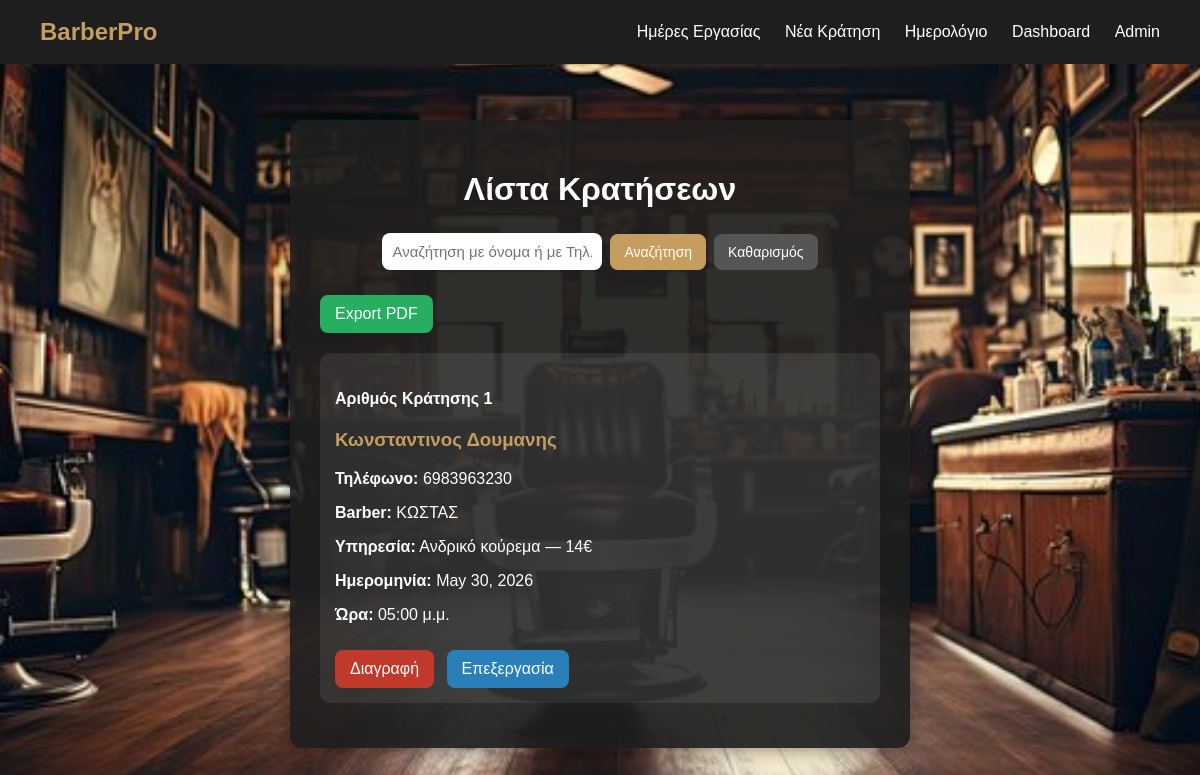
The page /appointments/ (signed in) on the database its author committed.
### appointments/models.py (models this page shows, shortened)
class Appointment(models.Model):
    customer_name = models.CharField("Ονοματεπώνυμο", max_length=100)
    phone = models.CharField("Τηλέφωνο", max_length=20)
    service = models.CharField("Υπηρεσία", max_length=100)
    date = models.DateField("Ημερομηνία")
    time = models.CharField("Ώρα", max_length=20)
    created_at = models.DateTimeField("Ημερομηνία καταχώρησης", auto_now_add=True)
    barber = models.ForeignKey(Barber,on_delete=models.CASCADE,null=True)

class Barber(models.Model):
    name = models.CharField(max_length=100)
    def __str__(self):
        return self.name

### appointments/views.py (the view)
# urls.py: path('appointments/', views.appointment_list, name='appointment_list'),
@login_required
def appointment_list(request):
    search_query = request.GET.get('search')
    date_filter = request.GET.get('date')
    appointments = Appointment.objects.all().order_by('date', 'time')
    if search_query:
        appointments = appointments.filter(
            customer_name__icontains=search_query
        ) | appointments.filter(
            phone__icontains=search_query
        )
    if date_filter:
        appointments = appointments.filter(date=date_filter)
    return render(
        request,
        'appointments/appointment_list.html',
        {
            'appointments': appointments,
            'search_query': search_query,
            'date_filter': date_filter
        }
    )

### appointments/templates/appointments/appointment_list.html (shortened to what this page needs)
{% load static %}
<!DOCTYPE html>
<html lang="el">
<head>
    <link rel="stylesheet" href="{% static 'appointments/style.css' %}">
</head>
<body>
<nav class="navbar">
    <div class="logo">BarberPro</div>
    <div class="nav-links">
        <a href="/working-days">Ημέρες Εργασίας</a>
        <a href="/">Νέα Κράτηση</a>
        <a href="/calendar">Ημερολόγιο</a>
        <a href="/dashboard">Dashboard</a>
        <a href="/admin">Admin</a>
    </div>
</nav>
<div class="container list-container">
    <h1>Λίστα Κρατήσεων</h1>
    <form method="GET" class="filter-form">
    <input
        type="text"
        name="search"
        placeholder="Αναζήτηση με όνομα ή με Τηλ."
        value="{{ search_query|default:'' }}"
    >
    <button type="submit">
        Αναζήτηση
    </button>
    <a href="/appointments" class="clear-btn">
        Καθαρισμός
    </a>
</form>
<a href="/export-pdf/" class="pdf-btn">
    Export PDF
</a>
    {% for appointment in appointments %}
        <div class="appointment-card">
            <h4>Αριθμός Κράτησης {{ forloop.counter }}</h4>
            <h3>{{ appointment.customer_name }}</h3>
            <p><strong>Τηλέφωνο:</strong> {{ appointment.phone }}</p>
            <p><strong>Barber:</strong> {{ appointment.barber }}</p>
            <p><strong>Υπηρεσία:</strong> {{ appointment.service }}</p>
            <p><strong>Ημερομηνία:</strong> {{ appointment.date }}</p>
            <p><strong>Ώρα:</strong> {{ appointment.time }}</p>
            <a href="{% url 'delete_appointment' appointment.id %}"
   class="delete-btn">
    Διαγραφή
</a>
<a href="{% url 'edit_appointment' appointment.id %}" class="edit-btn">
    Επεξεργασία
</a>
        </div>
    {% empty %}
        <p>Δεν υπάρχουν κρατήσεις.</p>
    {% endfor %}
</div>
</body>
</html>

### appointments/static/appointments/style.css (style rules this page uses)
.navbar { position: fixed; top: 0; left: 0; width: 100%; background: #1e1e1e; padding: 18px 40px; display: flex; justify-content: space-between; align-items: center; box-sizing: border-box; z-index: 10; }
.logo { color: #c59d5f; font-size: 24px; font-weight: bold; }
.nav-links a { color: white; text-decoration: none; margin-left: 20px; font-size: 16px; }
body { font-family: Arial, sans-serif; margin: 0; color: white; background-image: url('/static/appointments/images/barber-bg.jpg'); background-size: cover; background-position: center; background-repeat: no-repeat; background-attachment: fixed; }
.container { background-color: rgba(30, 30, 30, 0.92); padding: 30px; border-radius: 12px; width: 400px; box-shadow: 0 0 20px rgba(0,0,0,0.5); margin: 120px auto; }
.list-container { width: 560px; }
h1 { text-align: center; margin-bottom: 25px; }
input, select { padding: 10px; border-radius: 8px; border: none; margin-top: 5px; font-size: 15px; }
button { width: 100%; padding: 12px; background-color: #c59d5f; color: white; border: none; border-radius: 8px; font-size: 16px; cursor: pointer; transition: 0.3s; }
.appointment-card { background-color: rgba(255,255,255,0.08); padding: 15px; border-radius: 10px; margin-bottom: 15px; }
.appointment-card h3 { margin-top: 0; color: #c59d5f; }
.delete-btn { display: inline-block; margin-top: 10px; padding: 10px 15px; background-color: #c0392b; color: white; text-decoration: none; border-radius: 8px; transition: 0.3s; }
.edit-btn { display: inline-block; margin-top: 10px; margin-left: 8px; padding: 10px 15px; background-color: #2980b9; color: white; text-decoration: none; border-radius: 8px; transition: 0.3s; }
.filter-form { display: flex; justify-content: center; align-items: center; gap: 8px; margin-bottom: 25px; flex-wrap: nowrap; }
.filter-form input[type="text"] { width: 200px; max-width: 200px; flex: 0 0 200px; margin-top: 0; }
.filter-form button { width: auto; padding: 10px 14px; font-size: 14px; margin-top: 0; }
.clear-btn { padding: 10px 14px; background-color: #555; color: white; text-decoration: none; border-radius: 8px; font-size: 14px; white-space: nowrap; }
.pdf-btn { display: inline-block; margin-bottom: 20px; padding: 10px 15px; background-color: #27ae60; color: white; text-decoration: none; border-radius: 8px; }

### rows shown on the page
Appointment: customer_name "Κωνσταντινος Δουμανης", phone "6983963230", barber "ΚΩΣΤΑΣ", service "Ανδρικό κούρεμα — 14€", date "May 30, 2026", time "05:00 μ.μ."
